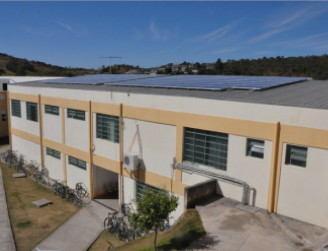
#> input picture s10/atividades/A/ifmg.png, 328 x 251 px
$ python atividade_a.py
#> lines starting #> are read from the running program, lines starting #| are printed output that depends on the picture; after the words box and inside, x2 and y2 are one past the last pixel; in counts of white or black regions, pixels touching at a corner belong together
# -*- coding:utf-8 -*-
import math
import numpy as np

"""
Filtro que permite mostrar bordas, mesmo na presença de ruido
primeiro suaviza o ruido com a derivada de gauss
aplica mascaras de gradiente (assim como o sobel)
em seguida faz a supreção de não máximos(na direção do gradiente,não na conexção de
pixel)
limiarização por histerese(adaptativa)
"""
import cv2


def lim(x):
    if (x > 253):
        return 253
    else:
        return x


def abs(x):
    if (x < 0):
        return x * -1
    else:
        return x


def primeiraDerifadaGaussUni(x, desvio):
    fator = float(1.0 / float(desvio * math.sqrt(2.0 * math.pi)))
    return fator * math.exp(float(float(-1.0 * x ** 2) / float(2.0 * desvio ** 2)))


def primeiraDerifadaGaussBi(x, desvio):
    fator = float(1.0 / float(desvio * math.sqrt(2.0 * math.pi)))
    return fator * math.exp(float(float(-1.0 * x ** 2) / float(2.0 * desvio ** 2)))


def getMaiorIntensidade(l, c, imgX):
    li = l - 1
    ci = c - 1
    maiorIntensidade = 0
    while (li < l + 1):
        while (ci < c + 1):
            if (maiorIntensidade < imgX[li][ci]):
                maiorIntensidade = imgX[li][ci]
            ci += 1
        li += 1
    return maiorIntensidade


def main():
    # pega imagem convertendo para escala em cinza
    img = cv2.imread('ifmg.png')
#> img is the input picture: shape (251, 328, 3); mean B, G, R 124.6, 119.8, 116.2
    # Mostra a imagem
    cv2.imshow("Cinza", img)
    cv2.waitKey(0)
    img = cv2.GaussianBlur(img, (3, 3), 0)
    cv2.imshow("blur", img)
    cv2.waitKey(0)
    # sobel horizontal
    img1 = cv2.cvtColor(img, cv2.COLOR_BGR2GRAY)
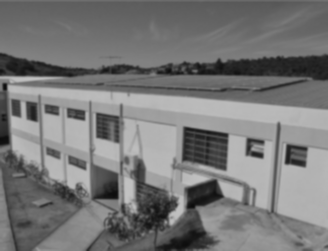
#> img1: shape (251, 328); min 12, max 194, mean 119.3
    # sobel vertical
    img2 = cv2.cvtColor(img, cv2.COLOR_BGR2GRAY)
    # imagem crua para fazer a convolução
    img = cv2.cvtColor(img, cv2.COLOR_BGR2GRAY)
    ####################################
    # aplicação dos gradientes de sobel
    mh = [
        [-1, -2, -1],
        [0, 0, 0],
        [1, 2, 1]
    ]  # horizontal
    mv = [
        [-1, 0, 1],
        [-2, 0, 2],
        [-1, 0, 1]
    ]  # vertical
    md1 = [
        [0, -1, -2],
        [1, 0, -1],
        [2, 1, 0]
    ]  # diagonal 1
    md2 = [
        [-2, -1, 0],
        [-1, 0, 1],
        [0, 1, 2]
    ]  # diagonal 2
    # pega o numero de linhas e colunas
    qtdLinhas = len(img)
#> qtdLinhas = 251
    qtdColunas = len(img[0])
#> qtdColunas = 328
    print(qtdLinhas, qtdColunas)
#| 251 328

    # percorre toda a imagem
    for l in range(qtdLinhas):
        for c in range(qtdColunas):
            # se não for a primeira coluna ou linha de pixels nem as ultimas,
            # faça(por causa da convolução pixel a pixel)
            if (l >= 1 and l <= qtdLinhas - 2 and c >= 1 and c <= qtdColunas - 2):
                lm = 0
                somaH = 0.0
                somaV = 0.0
                for lf in range(l - 1, l + 2):
                    cm = 0
                    for cf in range(c - 1, c + 2):
                        somaH += float(img[lf][cf] * md1[lm][cm])
                        somaV += float(img[lf][cf] * md2[lm][cm])
                        cm += 1
                    lm += 1
                somaH = lim(abs(somaH))
                somaV = lim(abs(somaV))

                img1[l][c] = float(somaH)
                img2[l][c] = float(somaV)
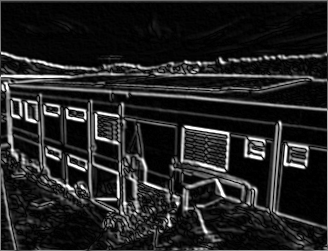
#> img1: shape (251, 328); min 0, max 253, mean 35.7
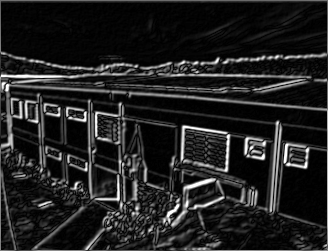
#> img2: shape (251, 328); min 0, max 253, mean 33.6

    # adiciona o horzontal ao vertical
    img3 = cv2.absdiff(img2, img1)
    img4 = cv2.absdiff(img2, img1)
    res = np.hstack((img1, img2, img3))
    cv2.imshow("H/V Sobel e Sobel H+V", res)
    cv2.waitKey(0)

    # Supressão de não máximos
    # percorre toda a imagem
    for l in range(qtdLinhas):
        for c in range(qtdColunas):
            # se não for a primeira coluna ou linha de pixels nem as ultimas,
            # faça(por causa da convolução pixel a pixel)
            if (l >= 1 and l <= qtdLinhas - 2 and c >= 1 and c <= qtdColunas - 2):
                # verifica a intensidade máxima
                maiorIntensidade1 = getMaiorIntensidade(l, c, img1)
                maiorIntensidade2 = getMaiorIntensidade(l, c, img2)
                print(maiorIntensidade1, maiorIntensidade2)
                # suprime os não maximos da primeira imagem
                li = l - 1
                ci = c - 1
                while (li < l + 1):
                    while (ci < c + 1):
                        if (maiorIntensidade1 > img1[li][ci]):
                            img1[li][ci] = 0
                        ci += 1
                    li += 1
                # suprime os não máximos da segunda imagem
                li = l - 1
                ci = c - 1
                while (li < l + 1):
                    while (ci < c + 1):
                        if (maiorIntensidade2 > img2[li][ci]):
                            img2[li][ci] = 0
                        ci += 1
                    li += 1
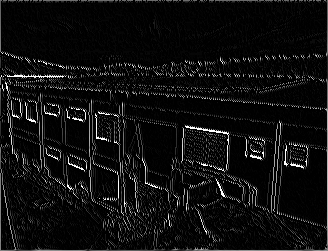
#> img1: shape (251, 328); min 0, max 253, mean 15.2
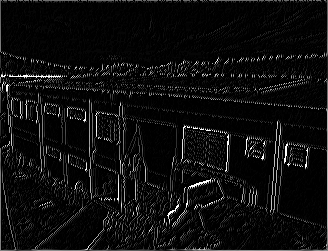
#> img2: shape (251, 328); min 0, max 253, mean 14.2
    img3 = cv2.absdiff(img2, img1)
    res = np.hstack((img1, img2, img3))
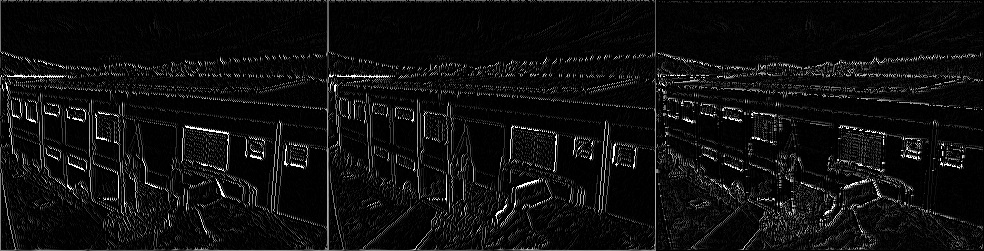
#> res: shape (251, 984); min 0, max 253, mean 14.8
    cv2.imshow("Supressao", res)
    cv2.waitKey(0)

    ##############################################
    # aplica histerese
    # define os graus de liberdade para limiarização por maior intensidade
    ##############################################
    # aplica a limiarização por faixa
    # percorrendo linhas e colunas da imagem
    grausLiberdade = 30  # (alterar para menos observando pixels não limitados)
    intensidade = 240

    # img3 = cv2.GaussianBlur(img3, (3, 3), 0)
    for l in range(qtdLinhas):
        for c in range(qtdColunas):
            if (img3[l][c] < intensidade - grausLiberdade or img3[l][c] > intensidade + grausLiberdade):
                img4[l][c] = 0
            else:
                img4[l][c] = 255
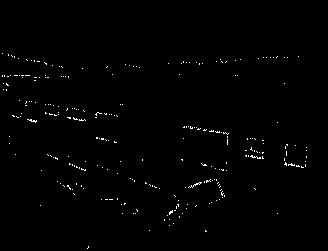
#> img4: shape (251, 328); 0.75% white in thin lines or dots, all inside (x1, y1, x2, y2) = (2, 53, 307, 249)
    cv2.imshow("Saida", img4)
    cv2.waitKey(0)


if __name__ == "__main__":
    main()
